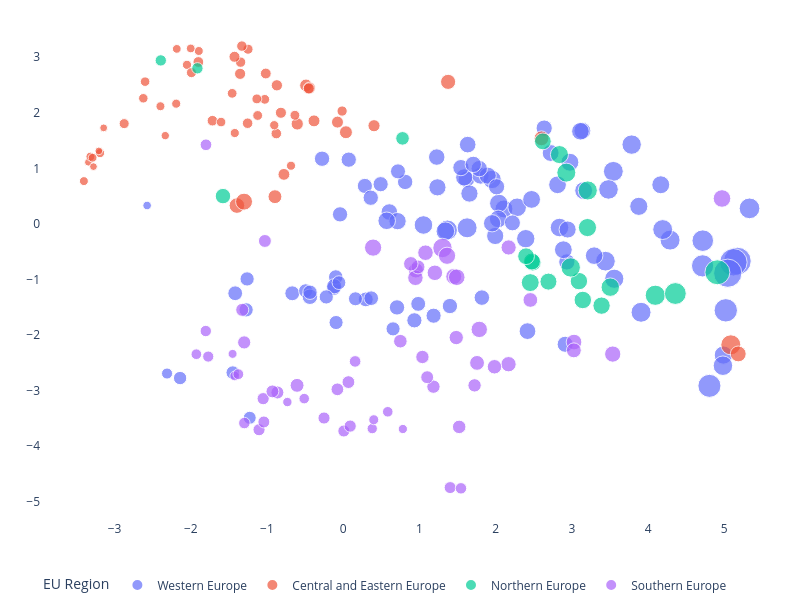

Notebook code for this chart:
### Code cell
# t-SNE
tsne = TSNE(n_components = 2, perplexity = 100, random_state=42)
components = tsne.fit_transform(X)

df_tsne = df.join(pd.DataFrame(components, index = df.index,
                           columns = ['pc_1', 'pc_2']))

df_tsne.reset_index(inplace = True)

fig = px.scatter(df_tsne, x = 'pc_1', y = 'pc_2', color=df_tsne['EU Region'],
                 width = 800, height = 600, size = 'GDP per Capita',
                 hover_data = ['region_name', 'GDP per Capita'])

fig.update_layout(  margin={"r":1,"t":15,"l":1,"b":1},
                    plot_bgcolor = '#FFFFFF',
                    legend = dict(orientation = 'h', yanchor = 'top'),
                    yaxis_title='', xaxis_title='',
                    title = "")

hovertemplate = '%{customdata[0]}' 
fig.update_traces(hovertemplate=hovertemplate)
fig.show()

### Figure 1 — Plotly figure (JSON) as saved in the notebook; plotly's stock layout.template omitted (floating-point values rounded to 4 significant figures; data arrays with more than 128 entries replaced by an {"elided": "..."} marker saying what was removed)
{"data": [{"customdata": {"elided": "99x2 mixed values"}, "hovertemplate": "%{customdata[0]}", "legendgroup": "Western Europe", "marker": {"color": "#636efa", "size": [78700.0, 57500.0, 39100.0, 45800.0, 54600.0, 47000.0, 59100.0, 29500.0, 34900.0, 30100.0, 32300.0, 59100.0, 51000.0, 43800.0, 50000.0, 68900.0, 47700.0, 49600.0, 43700.0, 51400.0, 46000.0, 44300.0, 49300.0, 35100.0, 55800.0, 80900.0, 58600.0, 39500.0, 42900.0, 34600.0, 50400.0, 43900.0, 34000.0, 43200.0, 47700.0, 48800.0, 39600.0, 44100.0, 40800.0, 39000.0, 34800.0, 47100.0, 40200.0, 37700.0, 33500.0, 38900.0, 34800.0, 39500.0, 34300.0, 43200.0, 113300.0, 111700.0, 63400.0, 31700.0, 32800.0, 29600.0, 31300.0, 34100.0, 32400.0, 30000.0, 35700.0, 35400.0, 28100.0, 34700.0, 32800.0, 33900.0, 29000.0, 31800.0, 29600.0, 34300.0, 30700.0, 38400.0, 41400.0, 30200.0, 26300.0, 27300.0, 18100.0, 25000.0, 10900.0, 118300.0, 58500.0, 42200.0, 39100.0, 47800.0, 47100.0, 42500.0, 73000.0, 45900.0, 56700.0, 46500.0, 34400.0, 40800.0, 56500.0, 44300.0, 45700.0, 51100.0, 59700.0, 51200.0, 58900.0], "sizemode": "area", "sizeref": 295.8, "symbol": "circle"}, "mode": "markers", "name": "Western Europe", "orientation": "v", "showlegend": true, "type": "scatter", "x": [4.805, 3.441, 2.934, 3.292, 3.556, 2.888, 3.908, -0.09338, 0.706, -1.261, -1.417, 4.289, 2.838, 1.994, 2.395, 4.718, 2.109, 2.04, 1.236, 2.282, 2.034, 1.954, 4.988, 0.813, 3.785, 5.019, 4.192, 1.616, 1.802, 0.07282, 1.953, 1.588, 0.2844, 1.896, 4.167, 3.878, 1.785, 1.656, 1.633, 1.544, 0.3614, 2.472, 1.227, 2.221, 0.719, 2.012, -0.2773, 1.707, 0.4914, 2.945, 5.172, 5.12, 5.331, -0.1219, -0.6683, -0.4927, -0.09751, -0.1184, 0.2967, -0.222, 1.819, -0.4367, -0.05552, 1.4, 0.9843, 1.186, 0.1608, 0.3676, 0.6543, 0.934, -0.4353, 2.913, 2.418, -1.274, -2.14, -1.449, -2.311, -1.226, -2.572, 5.045, 3.544, 2.721, 2.637, 2.974, 3.155, 3.138, 4.715, 3.112, 3.481, 2.812, -0.04142, 0.6052, 4.982, 0.7134, 0.5706, 1.053, 1.367, 1.34, 1.626], "xaxis": "x", "y": [-2.914, -0.6709, -0.684, -0.5711, -0.9864, -0.4644, -1.59, -1.774, -1.502, -0.9899, -1.248, -0.2914, -0.06499, -0.2167, -0.2657, -0.3015, 0.2695, 0.3703, 0.6584, 0.2991, 0.08968, 0.01163, -2.359, 0.7556, 1.427, -1.555, -0.1015, 0.8007, 0.8677, 1.156, 0.8001, 0.837, 0.6834, 0.8681, 0.7044, 0.316, 0.9946, 0.5464, 1.427, 1.013, 0.4713, 0.4406, 1.202, 0.01875, 0.9455, 0.6678, 1.172, 1.071, 0.7147, -0.1005, -0.668, -0.6898, 0.2798, -1.156, -1.248, -1.204, -0.9553, -1.122, -1.358, -1.314, -1.326, -1.311, -1.057, -1.478, -1.439, -1.651, -1.347, -1.337, -1.888, -1.734, -1.229, -2.165, -1.929, -1.546, -2.773, -2.675, -2.692, -3.488, 0.3312, -0.8865, 0.9452, 1.276, 1.724, 1.109, 0.5994, 1.675, -0.7549, 1.666, 0.6202, 0.7038, 0.172, 0.2133, -2.551, 0.05005, 0.05634, -0.01915, -0.1108, -0.1313, -0.07015], "yaxis": "y"}, {"customdata": [["Северозападен (Severozapaden)", 8800], ["Северен централен (Severen tsentralen)", 8900], ["Североизточен (Severoiztochen)", 10300], ["Югоизточен (Yugoiztochen)", 12400], ["Югозападен (Yugozapaden)", 20800], ["Южен централен (Yuzhen tsentralen)", 9100], ["Praha", 59400], ["Střední Čechy", 23800], ["Jihozápad", 22200], ["Severozápad", 18500], ["Severovýchod", 21200], ["Jihovýchod", 24800], ["Střední Morava", 21300], ["Moravskoslezsko", 20900], ["Panonska Hrvatska", 11900], ["Jadranska Hrvatska", 16600], ["Grad Zagreb", 28600], ["Sjeverna Hrvatska", 14100], ["Budapest", 37300], ["Pest", 15200], ["Közép-Dunántúl", 16200], ["Nyugat-Dunántúl", 16000], ["Dél-Dunántúl", 12000], ["Észak-Magyarország", 11300], ["Észak-Alföld", 11300], ["Dél-Alföld", 12600], ["Małopolskie", 15600], ["Śląskie", 18300], ["Wielkopolskie", 18300], ["Zachodniopomorskie", 14400], ["Lubuskie", 14300], ["Dolnośląskie", 18900], ["Opolskie", 14200], ["Kujawsko-pomorskie", 14500], ["Warmińsko-mazurskie", 12500], ["Pomorskie", 17300], ["Łódzkie", 16500], ["Świętokrzyskie", 12800], ["Lubelskie", 12300], ["Podkarpackie", 12400], ["Podlaskie", 13600], ["Warszawski stołeczny", 33900], ["Mazowiecki regionalny", 16500], ["Nord-Vest", 13500], ["Centru", 13400], ["Nord-Est", 8800], ["Sud-Est", 11600], ["Sud-Muntenia", 11400], ["Bucureşti-Ilfov", 35900], ["Sud-Vest Oltenia", 11800], ["Vest", 14900], ["Vzhodna Slovenija", 21900], ["Zahodna Slovenija", 32500], ["Bratislavský kraj", 42500], ["Západné Slovensko", 18000], ["Stredné Slovensko", 17200], ["Východné Slovensko", 14900]], "hovertemplate": "%{customdata[0]}", "legendgroup": "Central and Eastern Europe", "marker": {"color": "#EF553B", "size": [8800.0, 8900.0, 10300.0, 12400.0, 20800.0, 9100.0, 59400.0, 23800.0, 22200.0, 18500.0, 21200.0, 24800.0, 21300.0, 20900.0, 11900.0, 16600.0, 28600.0, 14100.0, 37300.0, 15200.0, 16200.0, 16000.0, 12000.0, 11300.0, 11300.0, 12600.0, 15600.0, 18300.0, 18300.0, 14400.0, 14300.0, 18900.0, 14200.0, 14500.0, 12500.0, 17300.0, 16500.0, 12800.0, 12300.0, 12400.0, 13600.0, 33900.0, 16500.0, 13500.0, 13400.0, 8800.0, 11600.0, 11400.0, 35900.0, 11800.0, 14900.0, 21900.0, 32500.0, 42500.0, 18000.0, 17200.0, 14900.0], "sizemode": "area", "sizeref": 295.8, "symbol": "circle"}, "mode": "markers", "name": "Central and Eastern Europe", "orientation": "v", "showlegend": true, "type": "scatter", "x": [-3.343, -3.276, -2.334, -3.19, -0.7775, -3.143, 5.085, -0.488, -0.6031, -1.353, -0.3829, 0.03594, -0.07494, -0.4421, -2.398, -1.716, -0.8953, -1.456, 5.183, -1.249, -1.33, -1.346, -1.895, -2.183, -2.0, -2.049, -0.01407, -0.452, -0.8171, -0.6337, -1.122, -0.8701, -1.029, -1.133, -1.422, -1.016, -0.8774, -0.9046, -2.191, -0.6847, -1.602, 1.376, -1.254, -2.599, -2.622, -3.206, -3.317, -3.287, -1.394, -3.402, -2.873, 0.4043, 2.601, -1.301, -1.426, -1.9, -1.991], "xaxis": "x", "y": [1.109, 1.031, 1.588, 1.274, 0.891, 1.727, -2.175, 2.492, 1.799, 2.7, 1.853, 1.649, 1.831, 2.445, 2.117, 1.857, 0.4898, 2.349, -2.339, 3.143, 3.199, 2.911, 3.111, 3.149, 3.157, 2.862, 2.031, 2.437, 1.999, 1.955, 1.951, 2.494, 2.241, 2.249, 1.635, 2.706, 1.626, 1.776, 2.163, 1.047, 1.832, 2.555, 1.812, 2.559, 2.26, 1.313, 1.211, 1.19, 0.3298, 0.7701, 1.804, 1.766, 1.54, 0.4003, 3.007, 2.913, 2.721], "yaxis": "y"}, {"customdata": [["Hovedstaden", 92100], ["Sjælland", 41900], ["Syddanmark", 53500], ["Midtjylland", 54300], ["Nordjylland", 48200], ["Eesti", 27400], ["Latvija", 19100], ["Sostinės regionas", 35400], ["Vidurio ir vakarų Lietuvos regionas ", 19000], ["Länsi-Suomi", 42700], ["Helsinki-Uusimaa", 60400], ["Etelä-Suomi", 42400], ["Pohjois- ja Itä-Suomi", 41500], ["Åland", 48900], ["Stockholm", 70500], ["Östra Mellansverige", 45200], ["Småland med öarna", 45000], ["Sydsverige", 44600], ["Västsverige", 50400], ["Norra Mellansverige", 42800], ["Mellersta Norrland", 47500], ["Övre Norrland", 55600]], "hovertemplate": "%{customdata[0]}", "legendgroup": "Northern Europe", "marker": {"color": "#00cc96", "size": [92100.0, 41900.0, 53500.0, 54300.0, 48200.0, 27400.0, 19100.0, 35400.0, 19000.0, 42700.0, 60400.0, 42400.0, 41500.0, 48900.0, 70500.0, 45200.0, 45000.0, 44600.0, 50400.0, 42800.0, 47500.0, 55600.0], "sizemode": "area", "sizeref": 295.8, "symbol": "circle"}, "mode": "markers", "name": "Northern Europe", "orientation": "v", "showlegend": true, "type": "scatter", "x": [4.909, 2.619, 2.927, 3.209, 2.837, 0.7785, -1.913, -1.577, -2.393, 2.486, 4.095, 2.476, 2.399, 3.205, 4.358, 3.144, 3.092, 3.39, 3.504, 2.693, 2.454, 2.985], "xaxis": "x", "y": [-0.8702, 1.485, 0.9223, 0.6018, 1.247, 1.539, 2.8, 0.5003, 2.942, -0.6952, -1.284, -0.6751, -0.5811, -0.06537, -1.252, -1.369, -1.029, -1.47, -1.138, -1.038, -1.056, -0.7832], "yaxis": "y"}, {"customdata": [["Aττική (Attiki)", 27000], ["Βόρειο Αιγαίο (Voreio Aigaio)", 12000], ["Νότιο Αιγαίο (Notio Aigaio)", 19200], ["Κρήτη (Kriti)", 16600], ["Aνατολική Μακεδονία, Θράκη (Anatoliki Makedonia, Thraki)", 13000], ["Κεντρική Μακεδονία (Kentriki Makedonia)", 15800], ["Δυτική Μακεδονία (Dytiki Makedonia)", 16500], ["Ήπειρος (Ipeiros)", 12700], ["Θεσσαλία (Thessalia)", 14900], ["Ιόνια Νησιά (Ionia Nisia)", 16900], ["Δυτική Ελλάδα (Dytiki Ellada)", 14300], ["Στερεά Ελλάδα (Sterea Ellada)", 18400], ["Πελοπόννησος (Peloponnisos)", 17400], ["Galicia", 26500], ["Principado de Asturias", 26400], ["Cantabria", 26500], ["País Vasco", 36400], ["Comunidad Foral de Navarra", 34700], ["La Rioja", 30300], ["Aragón", 32600], ["Comunidad de Madrid", 39200], ["Castilla y León", 27400], ["Castilla-La Mancha", 24000], ["Extremadura", 21900], ["Cataluña", 33000], ["Comunitat Valenciana ", 24700], ["Illes Balears", 31000], ["Andalucía", 21500], ["Región de Murcia", 24300], ["Ciudad de Ceuta", 21300], ["Ciudad de Melilla", 19500], ["Canarias", 22100], ["Piemonte", 34500], ["Valle d’Aosta/Vallée d’Aoste", 44000], ["Liguria", 35400], ["Lombardia", 45900], ["Abruzzo", 28600], ["Molise", 25000], ["Campania", 21800], ["Puglia", 22000], ["Basilicata", 25800], ["Calabria", 19700], ["Sicilia", 21200], ["Sardegna", 24500], ["Provincia Autonoma di Bolzano/Bozen", 56000], ["Provincia Autonoma di Trento", 43900], ["Veneto", 38000], ["Friuli-Venezia Giulia", 35800], ["Emilia-Romagna", 40700], ["Toscana", 35600], ["Umbria", 28800], ["Marche", 31100], ["Lazio", 39800], ["Κύπρος (Kypros)", 32200], ["Malta", 34300], ["Norte", 20000], ["Algarve", 25300], ["Região Autónoma dos Açores", 20300], ["Região Autónoma da Madeira", 24700]], "hovertemplate": "%{customdata[0]}", "legendgroup": "Southern Europe", "marker": {"color": "#ab63fa", "size": [27000.0, 12000.0, 19200.0, 16600.0, 13000.0, 15800.0, 16500.0, 12700.0, 14900.0, 16900.0, 14300.0, 18400.0, 17400.0, 26500.0, 26400.0, 26500.0, 36400.0, 34700.0, 30300.0, 32600.0, 39200.0, 27400.0, 24000.0, 21900.0, 33000.0, 24700.0, 31000.0, 21500.0, 24300.0, 21300.0, 19500.0, 22100.0, 34500.0, 44000.0, 35400.0, 45900.0, 28600.0, 25000.0, 21800.0, 22000.0, 25800.0, 19700.0, 21200.0, 24500.0, 56000.0, 43900.0, 38000.0, 35800.0, 40700.0, 35600.0, 28800.0, 31100.0, 39800.0, 32200.0, 34300.0, 20000.0, 25300.0, 20300.0, 24700.0], "sizemode": "area", "sizeref": 295.8, "symbol": "circle"}, "mode": "markers", "name": "Southern Europe", "orientation": "v", "showlegend": true, "type": "scatter", "x": [1.522, -1.451, -1.803, 0.5847, -0.7326, 0.3809, -0.5115, 0.7827, 0.401, -1.926, -1.422, -1.771, -1.376, 1.039, 1.184, 1.724, 3.028, 2.169, 1.483, 1.756, 3.536, 0.7499, -0.07615, -0.2516, 3.026, 1.102, 1.985, 0.008284, 0.06862, 1.403, 1.545, 0.09181, 0.9531, 0.3923, 0.9475, 4.97, -0.6052, -0.8634, -1.104, -1.05, -1.299, -1.297, -1.041, -0.9287, 1.303, 1.363, 1.451, 1.08, 1.49, 1.203, 0.9818, 0.8869, 1.785, 2.455, 2.17, 0.1565, -1.325, -1.8, -1.027], "xaxis": "x", "y": [-3.652, -2.338, -1.927, -3.38, -3.205, -3.682, -3.143, -3.69, -3.523, -2.344, -2.735, -2.387, -2.703, -2.394, -2.928, -2.905, -2.126, -2.524, -2.045, -2.501, -2.342, -2.11, -2.976, -3.492, -2.275, -2.758, -2.57, -3.726, -2.846, -4.743, -4.757, -3.637, -0.8356, -0.4261, -0.9697, 0.4576, -2.904, -3.033, -3.702, -3.144, -2.132, -3.583, -3.563, -3.013, -0.4327, -0.5733, -0.9464, -0.5181, -0.9593, -0.8797, -0.7745, -0.7179, -1.898, -1.368, -0.4239, -2.474, -1.546, 1.424, -0.3069], "yaxis": "y"}], "layout": {"height": 600, "legend": {"itemsizing": "constant", "orientation": "h", "title": {"text": "EU Region"}, "tracegroupgap": 0, "yanchor": "top"}, "margin": {"b": 1, "l": 1, "r": 1, "t": 15}, "plot_bgcolor": "#FFFFFF", "title": {"text": ""}, "width": 800, "xaxis": {"anchor": "y", "domain": [0, 1], "title": {"text": ""}}, "yaxis": {"anchor": "x", "domain": [0, 1], "title": {"text": ""}}}}
